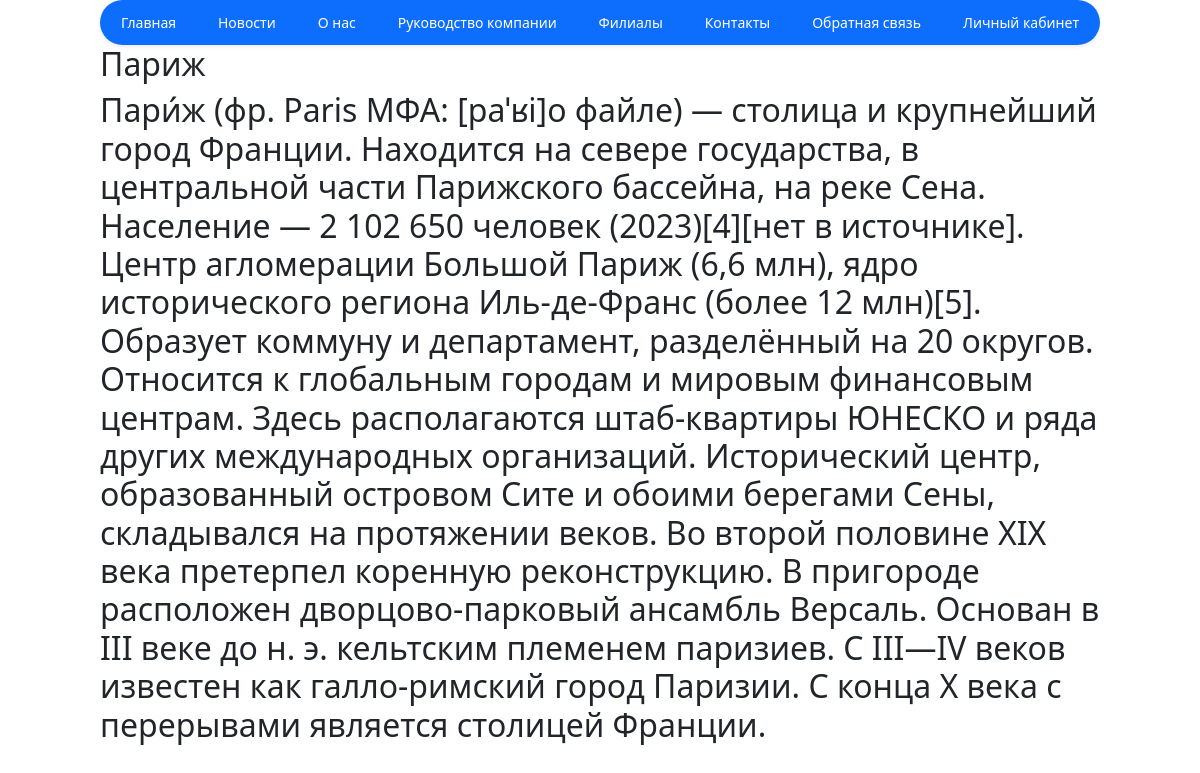
/branches/2, run on the app's committed database.
### core/models.py (models this page shows, shortened)
class Branch(models.Model):
    title = models.CharField(max_length=255, verbose_name="Заголовок", blank=True)
    text = models.TextField(verbose_name="описание")
    country = models.ForeignKey(Countries, on_delete=models.SET_NULL, null=True, blank=True,
                                related_name='country_branches')
    class Meta:
        verbose_name = "Филиал"
        verbose_name_plural = "Филиалы"

### core/views.py (the view)
# urls.py: path("branches/<int:branch_id>", branches_detail, name="branches_detail"),
def branches_detail(request, branch_id):
    branch = Branch.objects.get(id=branch_id)
    context = {"branch": branch}
    return render(request, "branches_detail.html", context)

### templates/branches_detail.html
{% extends "base.html" %}
{% block content %}
<h2>{{ branch.title }}</h2>
<h2>{{ branch.text }}</h2>
{% endblock %}

### data on the page
Branch: title "Париж", text "Пари́ж (фр. Paris МФА: [paˈʁi]о файле) — столица и крупнейший город Франции. Находится на севере государства, в центральной части Парижского бассейна, на реке Сена. Население — 2 102 650 человек (2023)[4][нет в источнике]. Центр агломерации Большой Париж (6,6 млн), ядро исторического региона Иль-де-Франс (более 12 млн)[5]. Образует коммуну и департамент, разделённый на 20 округов. Относится к глобальным городам и мировым финансовым центрам. Здесь располагаются штаб-квартиры ЮНЕСКО и ряда других международных организаций. Исторический центр, образованный островом Сите и обоими берегами Сены, складывался на протяжении веков. Во второй половине XIX века претерпел коренную реконструкцию. В…"
